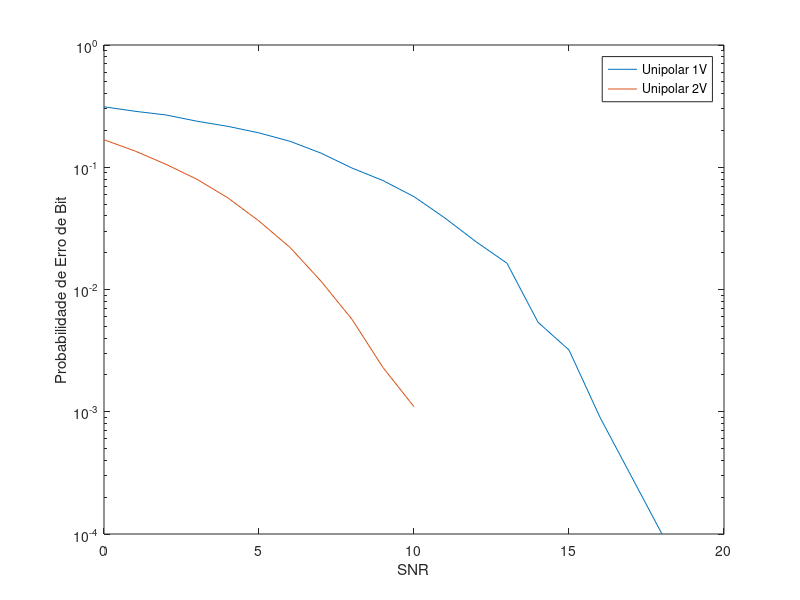

Recreate this plot in MATLAB.
close all
clear all
clc

% Sistema 1:
% Transmissão utilizando sinalização NRZ unipolar 
% com amplitude de 1V e 2V, ambos sem a utilização
% de filtro casado

% Niveis de transmissao
M = 2;
% Fator de superamostragem
N = 5; 
% Fator SNR (dB)
SNR_max = 18;
% Taxa de transmissao (bits/s)
Rb = 1e4;
% Periodo da taxa
Tb = 1/Rb;
% Amplitudes
A1 = 1;
A2 = 2;
% Limiares
limiar1 = A1/2;
limiar2 = A2/2;
% Frequencia de amostragem
Fs = N*Rb;
% Passo tempo
passo_tempo = 1/(Fs);
% Tempo final 
t_final = 1;
% Eixo tempo
t = [0:passo_tempo:t_final-passo_tempo];

% Informacao
info = randint(1,Rb*t_final);
info_uni_1 = info.*A1;
info_uni_2 = info.*A2;

% Filtro formatador
filtro_NRZ = ones(1,N); 

% Superamostragem
info_up_uni_1 = upsample(info_uni_1,N); 
info_up_uni_2 = upsample(info_uni_2,N); 

% Filtragem para formatar o sinal
sinal_tx_uni_1 = filter(filtro_NRZ,1,info_up_uni_1);
sinal_tx_uni_2 = filter(filtro_NRZ,1,info_up_uni_2);


for SNR = 0 : SNR_max
    % Canal AWGN para diferentes valores de SNR
    sinal_rx_uni_1 = awgn(sinal_tx_uni_1,SNR);
    sinal_rx_uni_2 = awgn(sinal_tx_uni_2,SNR);
    
    % Sinal detectado
    sinal_det_sem_FC_uni_1 = sinal_rx_uni_1(N/2:N:end);
    sinal_det_sem_FC_uni_2 = sinal_rx_uni_2(N/2:N:end);
    
    % Estimativa de erro
    info_est_sem_FC_uni_1 = sinal_det_sem_FC_uni_1 > limiar1;
    info_est_sem_FC_uni_2 = sinal_det_sem_FC_uni_2 > limiar2;
    
    % Probabilidade de erro 
    Pb_uni_1(SNR+1) = sum(xor(info,info_est_sem_FC_uni_1))/length(info);
    Pb_uni_2(SNR+1) = sum(xor(info,info_est_sem_FC_uni_2))/length(info);
    
end

% Plotando BER
figure(1)
semilogy([0:SNR_max],Pb_uni_1);
hold on;
semilogy([0:SNR_max],Pb_uni_2);
xlabel('SNR');
ylabel('Probabilidade de Erro de Bit'); 
legend('Unipolar 1V','Unipolar 2V');







